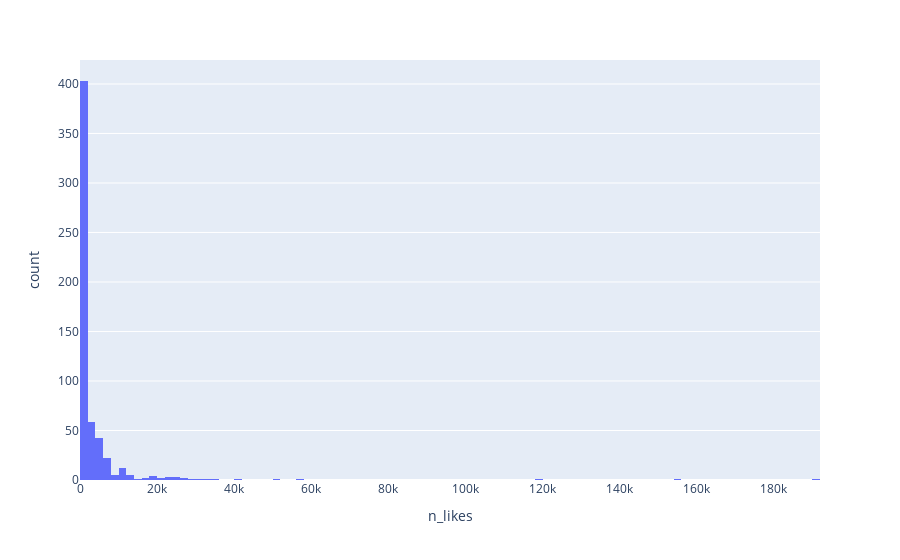

The notebook cell this image was saved under:
### Code cell
plot(df_videos_4_months_urls, "n_likes")

### Figure 1 — Plotly figure (JSON) as saved in the notebook; plotly's stock layout.template omitted (floating-point values rounded to 4 significant figures; data arrays with more than 128 entries replaced by an {"elided": "..."} marker saying what was removed)
{"data": [{"alignmentgroup": "True", "bingroup": "x", "hovertemplate": "n_likes=%{x}<br>count=%{y}<extra></extra>", "legendgroup": "", "marker": {"color": "#636efa", "pattern": {"shape": ""}}, "name": "", "offsetgroup": "", "orientation": "v", "showlegend": false, "type": "histogram", "x": {"elided": "581 int values"}, "xaxis": "x", "yaxis": "y"}], "layout": {"barmode": "relative", "legend": {"tracegroupgap": 0}, "margin": {"t": 60}, "xaxis": {"anchor": "y", "domain": [0, 1], "title": {"text": "n_likes"}}, "yaxis": {"anchor": "x", "domain": [0, 1], "title": {"text": "count"}}}}
